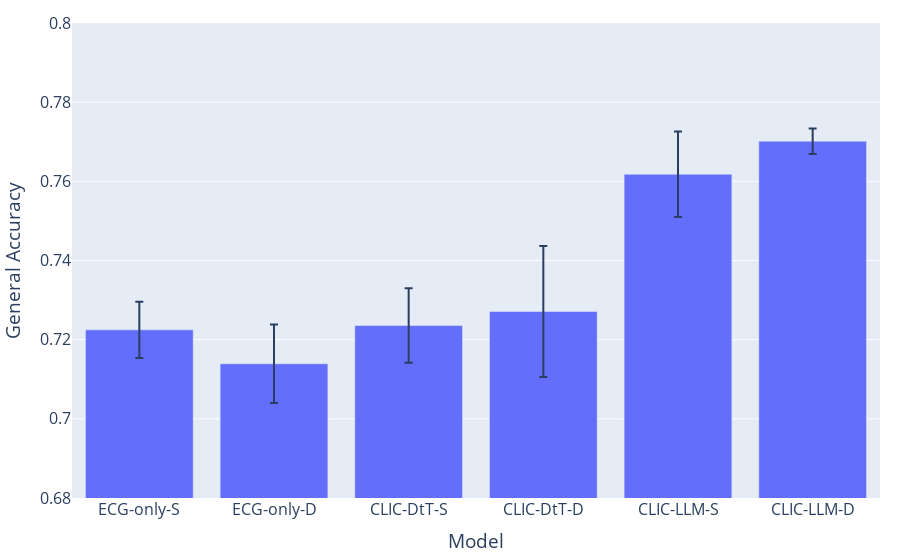

Write notebook code for a chart like this one.
### Code cell
model_order = [
    "ECG-only-S", "ECG-only-D",
    "CLIC-DtT-S",  "CLIC-DtT-D",
    "CLIC-LLM-S",  "CLIC-LLM-D",
]
fig_acc = px.bar(
    df,
    x="model",
    y="acc_mean",
    error_y="acc_std",
    category_orders={"model": model_order},
    labels={
        "model": "Model",
        "acc_mean": "General Accuracy"
    },
)

fig_acc.update_layout(
    font=dict(size=16),
    margin=dict(l=40, r=20, t=20, b=40),
)

fig_acc.update_yaxes(range=[0.68, 0.80])
fig_acc.show()
fig_acc.write_image("general_accuracy_barplot.pdf")

### Figure 1 — Plotly figure (JSON) as saved in the notebook; plotly's stock layout.template omitted (floating-point values rounded to 4 significant figures)
{"data": [{"error_y": {"array": [0.007114, 0.009902, 0.009394, 0.01657, 0.01078, 0.003223]}, "hovertemplate": "Model=%{x}<br>General Accuracy=%{y}<extra></extra>", "legendgroup": "", "marker": {"color": "#636efa", "pattern": {"shape": ""}}, "name": "", "orientation": "v", "showlegend": false, "textposition": "auto", "type": "bar", "x": ["ECG-only-S", "ECG-only-D", "CLIC-DtT-S", "CLIC-DtT-D", "CLIC-LLM-S", "CLIC-LLM-D"], "xaxis": "x", "y": [0.7225, 0.7139, 0.7236, 0.7271, 0.7618, 0.7702], "yaxis": "y"}], "layout": {"barmode": "relative", "font": {"size": 16}, "legend": {"tracegroupgap": 0}, "margin": {"b": 40, "l": 40, "r": 20, "t": 20}, "xaxis": {"anchor": "y", "categoryarray": ["ECG-only-S", "ECG-only-D", "CLIC-DtT-S", "CLIC-DtT-D", "CLIC-LLM-S", "CLIC-LLM-D"], "categoryorder": "array", "domain": [0, 1], "title": {"text": "Model"}}, "yaxis": {"anchor": "x", "domain": [0, 1], "range": [0.68, 0.8], "title": {"text": "General Accuracy"}}}}
